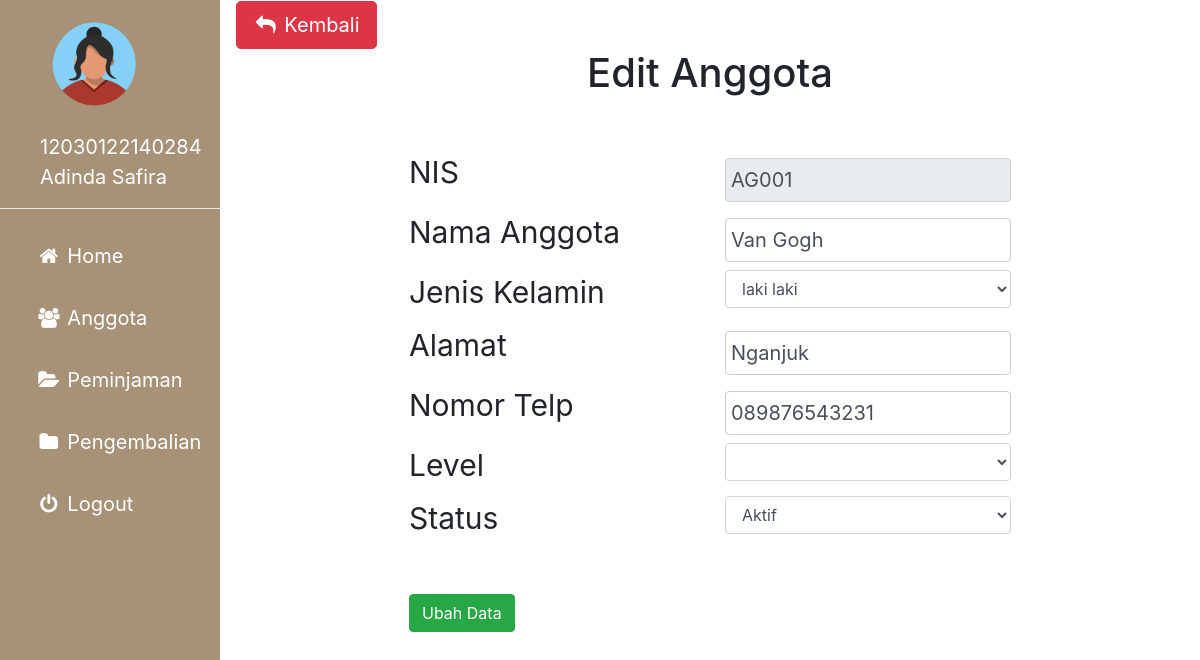
Screenshot of /admin/anggota_edit.php?agung=AG001 (signed in) with the database file from the repository.
### tables this page shows
CREATE TABLE `anggota` (
  `nis` varchar(10) NOT NULL,
  `nama_anggota` varchar(50) NOT NULL,
  `jk` enum('laki laki','perempuan') NOT NULL,
  `alamat` text NOT NULL,
  `no_telp` varchar(13) NOT NULL,
  `id_level` int(2) NOT NULL,
  `status` varchar(50) NOT NULL
);

### admin/anggota_edit.php (the view, shortened to what this page needs)
<?php
include'sidebar.php';
 ?>
 <link rel="stylesheet" href="../img/csskonten.css">
 <link rel="stylesheet" href="../css/bootstrap.css">
 <?php
 $metode = $_GET['agung'];
 $edit = $koneksi -> prepare("SELECT * FROM anggota WHERE nis = :nis");
 $edit -> bindParam(':nis', $metode);
 $edit -> execute();
 $hasil = $edit -> fetch();
 ?>
 <div class="main">
   <button type="button" name="button" onclick="history.back(-1)" class="btn btn-danger btn-lg"><i class="fa fa-fw fa-reply"></i> Kembali</button>
   <div class="container col-md-8">
     <h1 align=center>Edit Anggota</h1>
     <br>
     <form action="anggota_proses.php?prabowo=edit" method="post">
       <div class="row">
         <div class="col">
           <label for="kode">NIS</label>
         </div>
         <div class="col">
           <input type="text" class="form-control" name="nis" value="<?php echo $hasil['nis']; ?>" readonly>
         </div>
       </div>
       <div class="row">
         <div class="col">
           <label for="kode">Nama Anggota</label>
         </div>
         <div class="col">
           <input type="text" class="form-control" name="nama" value="<?php echo $hasil['nama_anggota']; ?>">
         </div>
       </div>
       <div class="row">
         <div class="col">
           <label for="kode">Jenis Kelamin</label>
         </div>
         <div class="col">
         <select class="form-control" name="jk">
           <option><?php echo $hasil['jk']; ?></option>
         </select>
       </div>
       </div>
       <div class="row">
         <div class="col">
           <label for="kode">Alamat</label>
         </div>
         <div class="col">
           <input type="text" class="form-control" name="alamat" value="<?php echo $hasil['alamat']; ?>">
         </div>
       </div>
       <div class="row">
         <div class="col">
           <label for="kode">Nomor Telp</label>
         </div>
         <div class="col">
           <input type="text" class="form-control" name="no_telp" value="<?php echo $hasil['no_telp']; ?>">
         </div>
       </div>
       <div class="row">
         <div class="col">
           <label for="kode">Level</label>
         </div>
         <div class="col">
           <select class="form-control" name="level" >
             <option></option>
             <?php
             $zxc = $koneksi -> prepare("SELECT * FROM level");
             $zxc -> execute();
             while($cat = $zxc -> fetch()){
             ?>
             <option value="<?php echo $cat['id_level']; ?>"><?php echo $cat['nama_level']; ?></option>
           <?php } ?>
           </select>
         </div>
       </div>
       <div class="row">
         <div class="col">
           <label for="kode">Status</label>
         </div>
         <div class="col">
           <select class="form-control" name="status">
             <option><?php echo $hasil['status']; ?></option>
           </select>
         </div>
       </div><br>
       <button type="submit" class="btn btn-success">Ubah Data</button>
     </form>
   </div>
 </div>

### img/cssadmin.css (style rules this page uses)
body { margin: 0; font-family: "Lato", sans-serif; }

### img/csskonten.css (style rules this page uses)
.main { margin-left: 220px; padding: 1px 16px; height: 100%; font-size: 30px; }
input[type=text], input[type=password], select { width: 100%; padding: 5px 5px; margin: 8px 0; display: inline-block; border: 1px solid #ccc; box-sizing: border-box; font-size: 20px; }

### rows the page displays
anggota: nis "AG001", nama "Van Gogh", jk "laki laki", alamat "Nganjuk", no_telp "089876543231", status "Aktif"

### other values shown
$_SESSION['username']['id'] "12030122140284"
$_SESSION['username']['nama'] "Adinda Safira"
